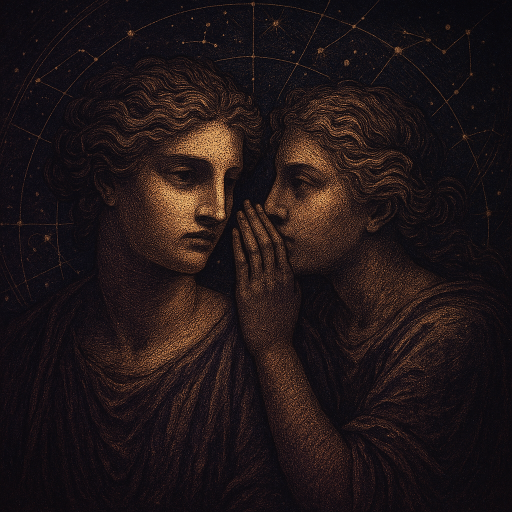
#> input picture content/social/slides-2026-04-04-v2-tiktok/title-bg.png, 1024 x 1024 px (shown at 1/2 size)
$ python fix-v2-slides.py
#> lines starting #> are read from the running program, lines starting #| are printed output that depends on the picture
from PIL import Image, ImageDraw, ImageFont, ImageFilter, ImageEnhance
import os

SIGNS = [
    ("ARIES", "♈", "fire", '"I chose you on purpose.\nNot by accident."'),
    ("TAURUS", "♉", "earthair", '"You are safe here.\nI am not going anywhere."'),
    ("GEMINI", "♊", "earthair", '"Both versions of you\nare worth knowing."'),
    ("CANCER", "♋", "water", '"You don\'t have to hold\neveryone together."'),
    ("LEO", "♌", "fire", '"You\'re not too much.\nYou\'re exactly enough."'),
    ("VIRGO", "♍", "earthair", '"Rest is not something\nyou have to earn."'),
    ("LIBRA", "♎", "earthair", '"Your needs are not\nan inconvenience."'),
    ("SCORPIO", "♏", "water", '"I see you. The real you.\nAnd I\'m still here."'),
    ("SAGITTARIUS", "♐", "fire", '"You don\'t have to leave\nto find yourself."'),
    ("CAPRICORN", "♑", "earthair", '"You have already done\nenough for today."'),
    ("AQUARIUS", "♒", "earthair", '"Your feelings are not\na problem to solve."'),
    ("PISCES", "♓", "water", '"You are not imagining it.\nIt is real."'),
]

BASE = "slides-2026-04-04-v2-tiktok"

SERIF_BOLD = "/System/Library/Fonts/Supplemental/Times New Roman Bold.ttf"
SERIF_ITALIC = "/System/Library/Fonts/Supplemental/Times New Roman Italic.ttf"
SERIF = "/System/Library/Fonts/Supplemental/Times New Roman.ttf"
SANS = "/System/Library/Fonts/Supplemental/Avenir Next.ttc"
SYMBOLS = "/System/Library/Fonts/Apple Symbols.ttf"

def draw_text_centered(draw, text, y, font, fill, max_width, img_width):
    """Draw text centered, handle manual line breaks"""
    lines = text.split('\n')
    total_h = 0
    for line in lines:
        bbox = draw.textbbox((0, 0), line, font=font)
        tw = bbox[2] - bbox[0]
        th = bbox[3] - bbox[1]
        if tw <= max_width:
            x = (img_width - tw) // 2
            draw.text((x, y + total_h), line, font=font, fill=fill)
            total_h += int(th * 1.4)
        else:
            words = line.split()
            wrapped = []
            current = ""
            for w in words:
                test = f"{current} {w}".strip()
                bb = draw.textbbox((0, 0), test, font=font)
                if bb[2] - bb[0] <= max_width:
                    current = test
                else:
                    if current: wrapped.append(current)
                    current = w
            if current: wrapped.append(current)
            for wl in wrapped:
                bb = draw.textbbox((0, 0), wl, font=font)
                ww = bb[2] - bb[0]
                wh = bb[3] - bb[1]
                x = (img_width - ww) // 2
                draw.text((x, y + total_h), wl, font=font, fill=fill)
                total_h += int(wh * 1.4)
    return total_h

def add_text_backing(canvas, y_start, y_end, opacity=140):
    """Add dark semi-transparent backing behind text area"""
    overlay = Image.new('RGBA', canvas.size, (0, 0, 0, 0))
    draw = ImageDraw.Draw(overlay)
    # Feathered edges
    feather = 60
    for y in range(max(0, y_start - feather), y_start):
        a = int(opacity * (y - (y_start - feather)) / feather)
        draw.line([(0, y), (canvas.size[0], y)], fill=(15, 10, 25, a))
    for y in range(y_start, min(canvas.size[1], y_end)):
        draw.line([(0, y), (canvas.size[0], y)], fill=(15, 10, 25, opacity))
    for y in range(y_end, min(canvas.size[1], y_end + feather)):
        a = int(opacity * (1 - (y - y_end) / feather))
        draw.line([(0, y), (canvas.size[0], y)], fill=(15, 10, 25, a))
    return Image.alpha_composite(canvas.convert('RGBA'), overlay)

# --- TITLE SLIDE (FIXED) ---
def make_title_tk():
    bg = Image.open(f"{BASE}/title-bg.png").resize((1080, 1080), Image.LANCZOS)
    canvas = Image.new('RGB', (1080, 1920), (20, 15, 30))
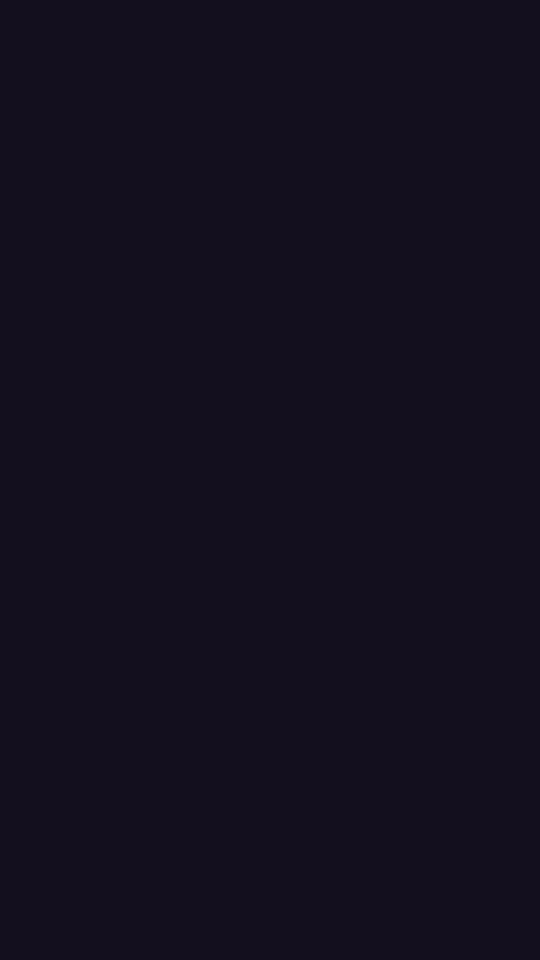
#> canvas: PIL image 1080x1920 RGB (shown at 1/2 size); mean R, G, B 20, 15, 30
    # Place illustration covering more of the canvas
    bg_large = bg.resize((1300, 1300), Image.LANCZOS)
    canvas.paste(bg_large.crop((110, 0, 1190, 1300)), (0, 100))
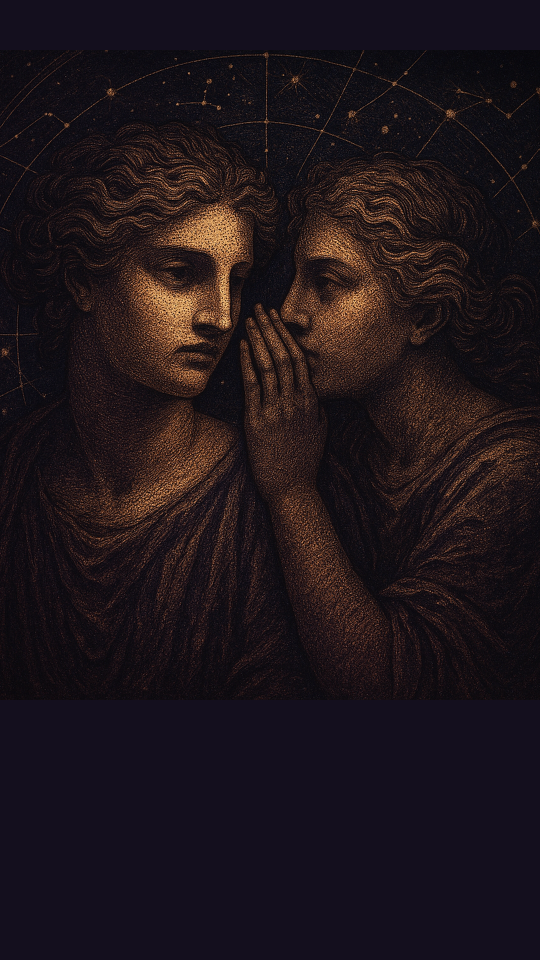
#> canvas: PIL image 1080x1920 RGB (shown at 1/2 size); mean R, G, B 30.3, 21, 26
    canvas = ImageEnhance.Color(canvas).enhance(1.3)
    canvas = ImageEnhance.Contrast(canvas).enhance(1.15)
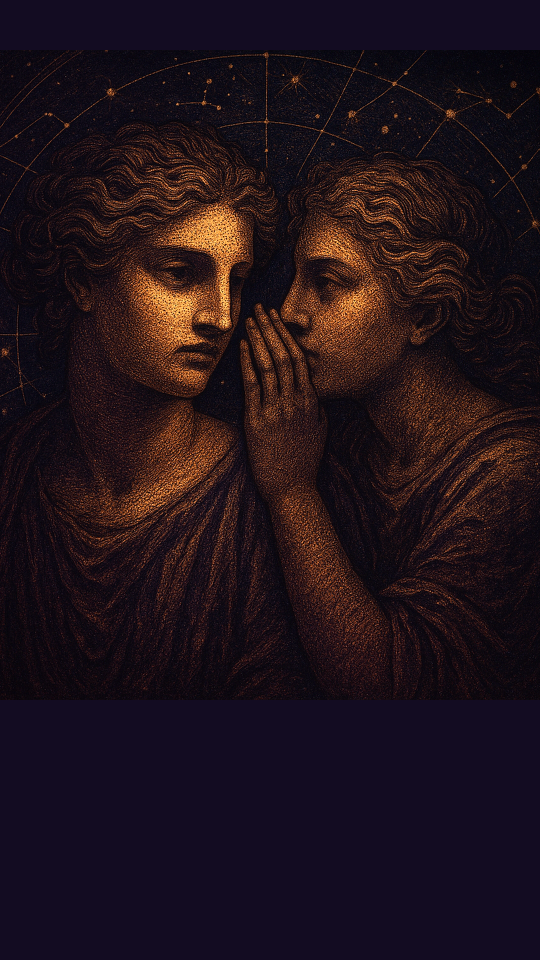
#> canvas: PIL image 1080x1920 RGB (shown at 1/2 size); mean R, G, B 32.3, 18.6, 26

    # Strong bottom gradient for text
    canvas = canvas.convert('RGBA')
#> canvas: PIL image 1080x1920 RGBA
    canvas = add_text_backing(canvas, 1200, 1920, opacity=200)
#> in add_text_backing, `overlay = Image.new('RGBA', canvas.size, (0, 0, 0, 0))`: overlay: PIL image 1080x1920 RGBA; every value is 0

    draw = ImageDraw.Draw(canvas)

    # Gold border
    draw.rectangle([(30, 30), (1050, 1890)], outline=(201, 173, 111, 50), width=1)

    # Title - clear stacking, no overlap
    font_title = ImageFont.truetype(SERIF_BOLD, 96)
    font_sub = ImageFont.truetype(SERIF_ITALIC, 44)
    font_footer = ImageFont.truetype(SANS, 26)

    y = 1320
    draw_text_centered(draw, "WHAT YOUR SIGN", y, font_title, (240, 232, 216), 960, 1080)
    y += 130
    draw_text_centered(draw, "SECRETLY", y, font_title, (218, 192, 128), 960, 1080)
    y += 130
    draw_text_centered(draw, "WANTS TO HEAR", y, font_title, (240, 232, 216), 960, 1080)
    y += 120
    draw_text_centered(draw, "the words you're waiting for", y, font_sub, (176, 154, 110), 800, 1080)

    draw_text_centered(draw, "signseason.com", 1855, font_footer, (138, 125, 112), 400, 1080)

    canvas.convert('RGB').save(f"{BASE}/slide-01-title.png", quality=92)
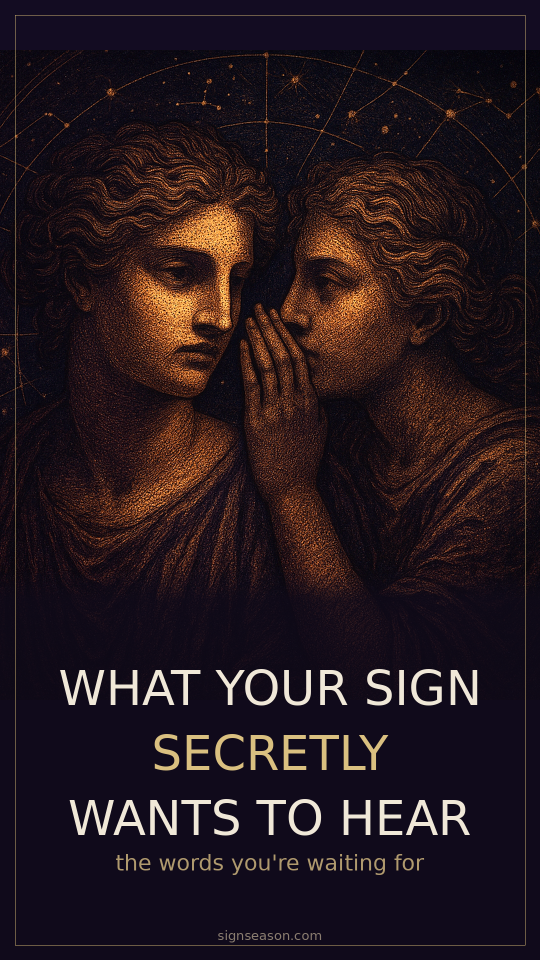
#> saved as slide-01-title.png: PIL image 1080x1920 RGB (shown at 1/2 size); mean R, G, B 36.4, 23.4, 29
    print("title done")

# --- SIGN SLIDES (FIXED) ---
def make_sign_slide_tk(idx, name, glyph, element, quote):
    bg_file = f"{BASE}/bg-{element}.png"
#> (the run stopped early here; a loop or call above may not have finished)

$ run again, with content/social/slides-2026-04-04-v2-tiktok/slide-02-aries.png copied over content/social/slides-2026-04-04-v2-tiktok/title-bg.png
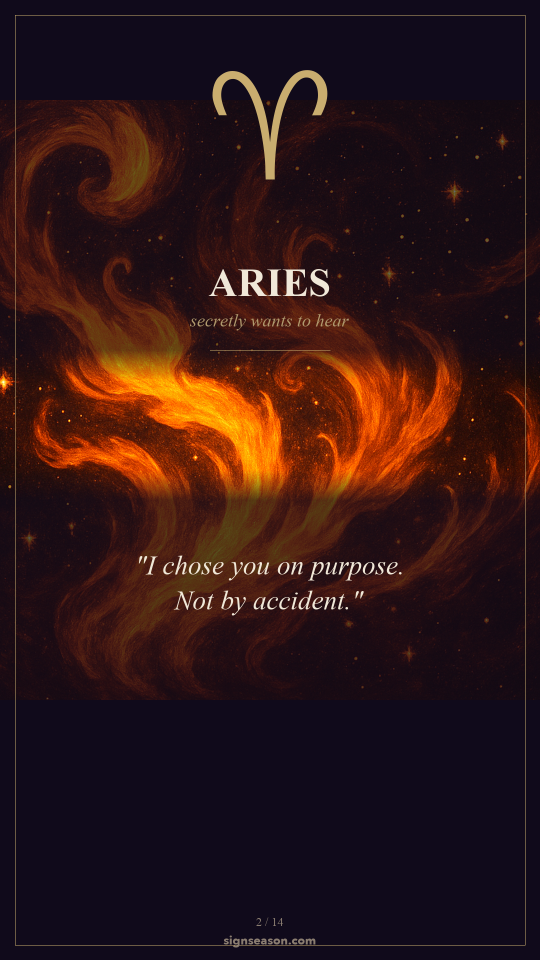
#> input picture content/social/slides-2026-04-04-v2-tiktok/slide-02-aries.png, 1080 x 1920 px (shown at 1/2 size)
#> in make_title_tk, `bg = Image.open(f"{BASE}/title-bg.png").resize((1080, 1080), Image.LAN..`:
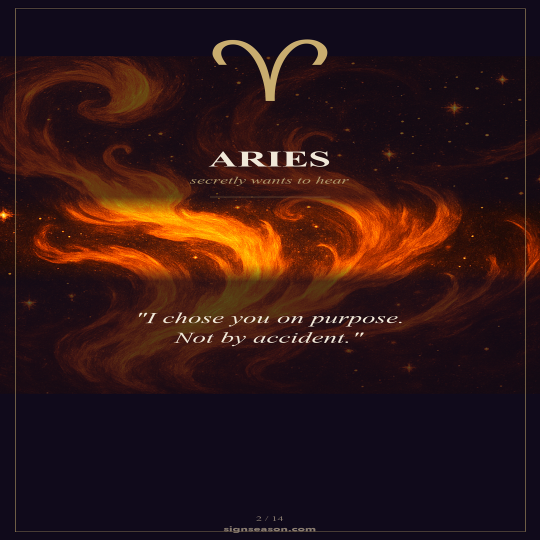
#> bg: PIL image 1080x1080 RGB (shown at 1/2 size); mean R, G, B 48, 21.8, 21.7
#> overlay: PIL image 1080x1920 RGBA; every value is 0
#> in make_title_tk, `canvas.convert('RGB').save(f"{BASE}/slide-01-title.png", quality=92)`:
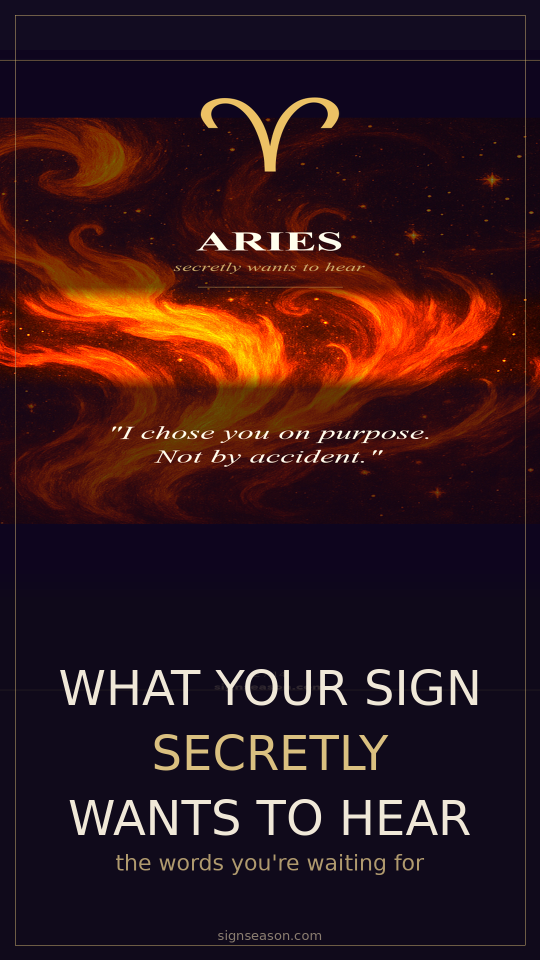
#> saved as slide-01-title.png: PIL image 1080x1920 RGB (shown at 1/2 size); mean R, G, B 50.7, 22, 26.2

$ run again, with content/social/slides-2026-04-04-v2-tiktok/slide-04-gemini.png copied over content/social/slides-2026-04-04-v2-tiktok/title-bg.png
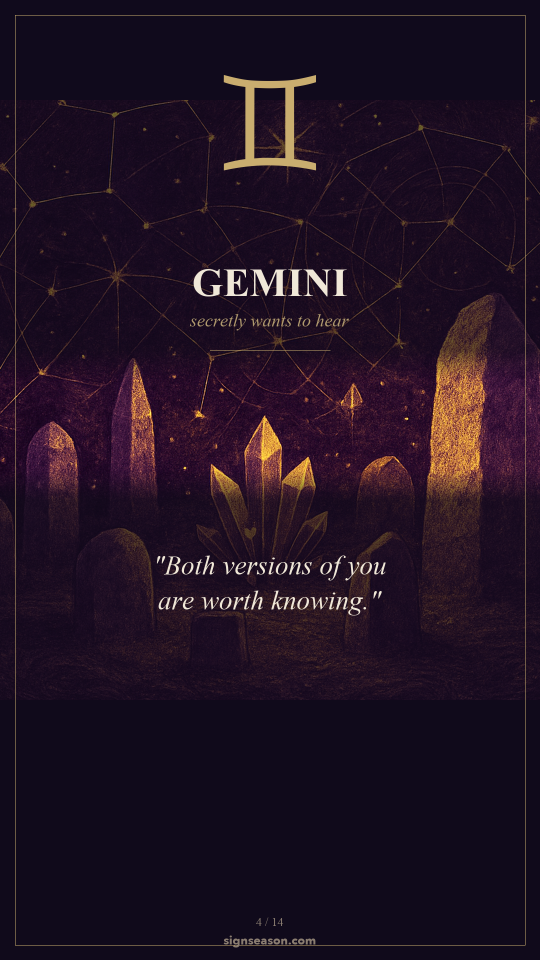
#> input picture content/social/slides-2026-04-04-v2-tiktok/slide-04-gemini.png, 1080 x 1920 px (shown at 1/2 size)
#> in make_title_tk, `bg = Image.open(f"{BASE}/title-bg.png").resize((1080, 1080), Image.LAN..`:
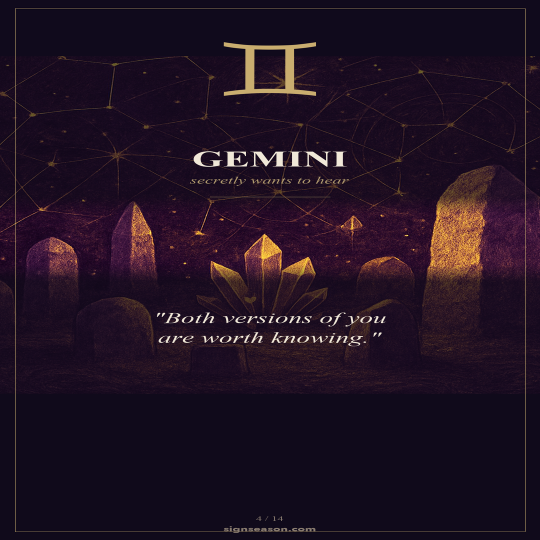
#> bg: PIL image 1080x1080 RGB (shown at 1/2 size); mean R, G, B 33.1, 17.9, 34.5
#> overlay: PIL image 1080x1920 RGBA; every value is 0
#> in make_title_tk, `canvas.convert('RGB').save(f"{BASE}/slide-01-title.png", quality=92)`:
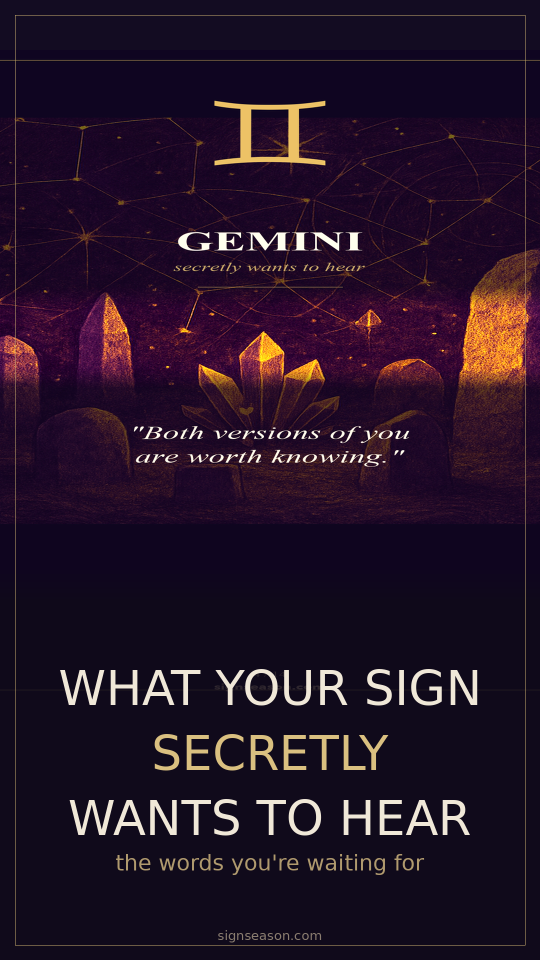
#> saved as slide-01-title.png: PIL image 1080x1920 RGB (shown at 1/2 size); mean R, G, B 36.7, 19.1, 39

$ run again, with content/social/slides-2026-04-04-v2-tiktok/slide-05-cancer.png copied over content/social/slides-2026-04-04-v2-tiktok/title-bg.png
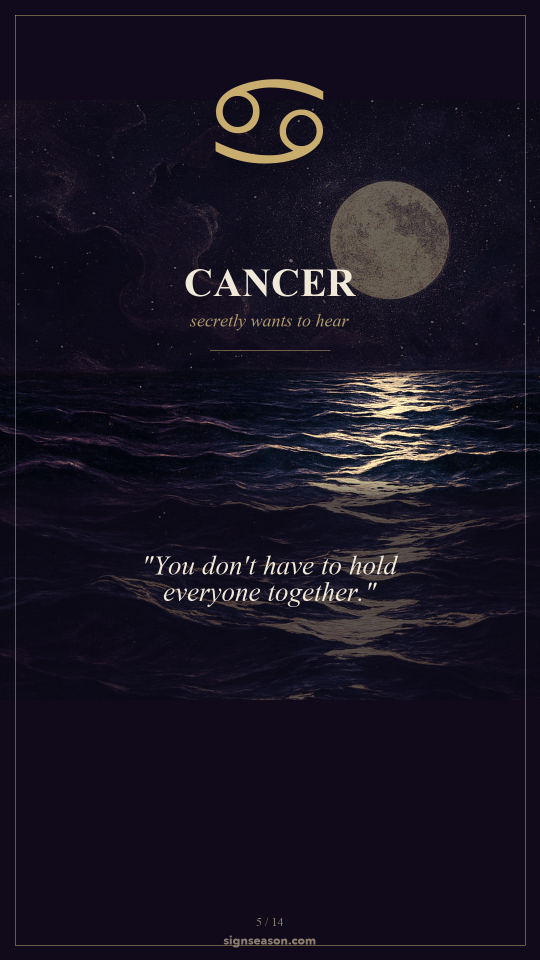
#> input picture content/social/slides-2026-04-04-v2-tiktok/slide-05-cancer.png, 1080 x 1920 px (shown at 1/2 size)
#> in make_title_tk, `bg = Image.open(f"{BASE}/title-bg.png").resize((1080, 1080), Image.LAN..`:
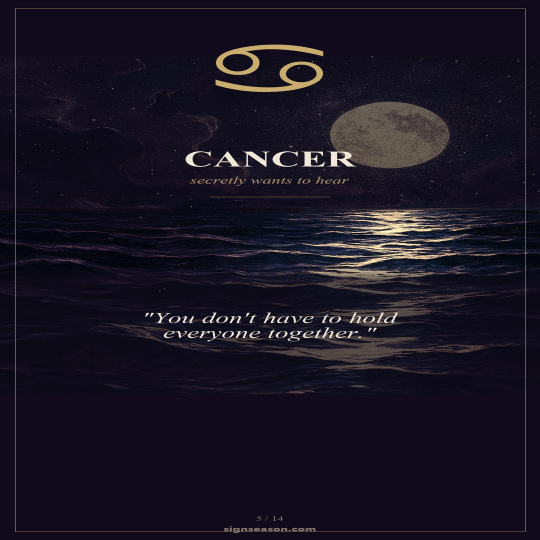
#> bg: PIL image 1080x1080 RGB (shown at 1/2 size); mean R, G, B 24.6, 20.2, 33.7
#> overlay: PIL image 1080x1920 RGBA; every value is 0
#> in make_title_tk, `canvas.convert('RGB').save(f"{BASE}/slide-01-title.png", quality=92)`:
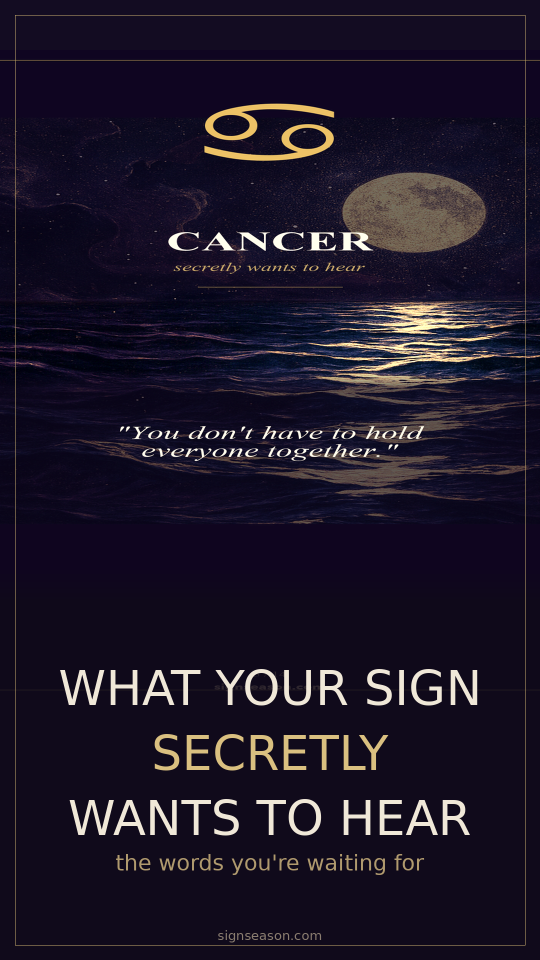
#> saved as slide-01-title.png: PIL image 1080x1920 RGB (shown at 1/2 size); mean R, G, B 28.8, 22.3, 39.4
